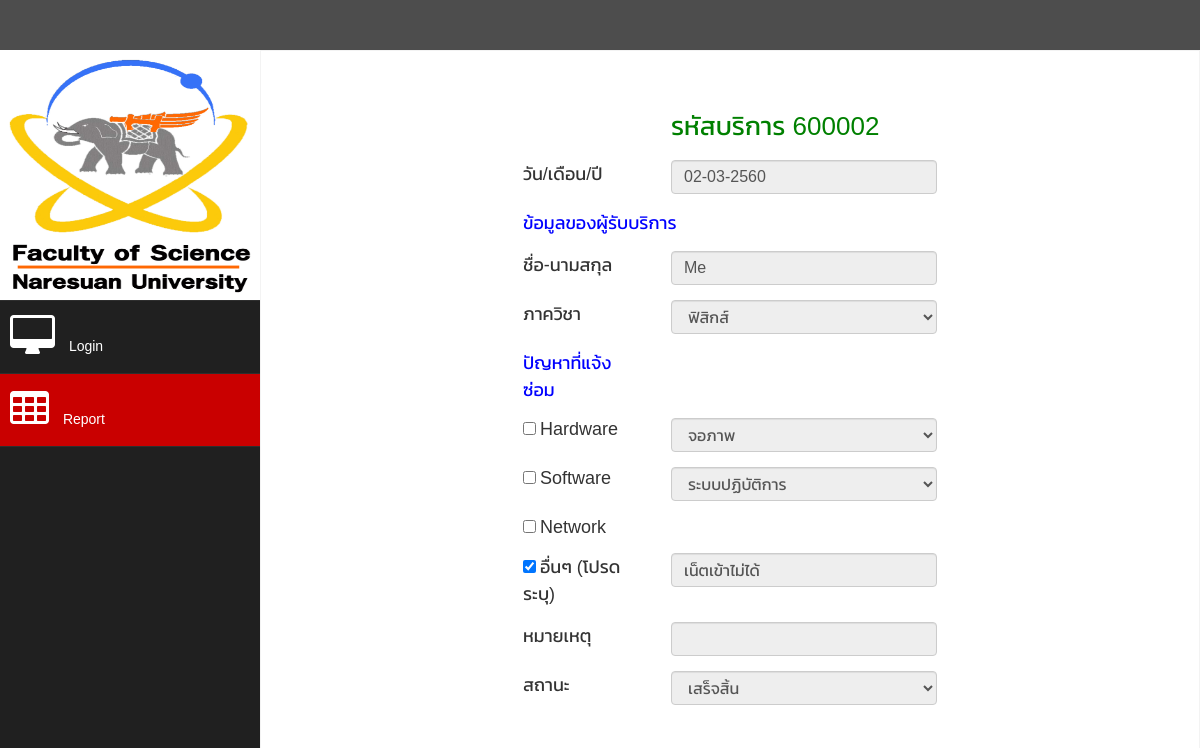
Page /www/rating/view_service.php?id=3 on the committed database.
### tables this page shows
CREATE TABLE `service` (
  `id` int(11) UNSIGNED NOT NULL,
  `service_code` varchar(255) NOT NULL,
  `full_name` varchar(255) NOT NULL,
  `major` varchar(255) NOT NULL,
  `created_at` varchar(255) NOT NULL
);

CREATE TABLE `problem` (
  `service_id` int(11) UNSIGNED NOT NULL,
  `hardware` varchar(255) DEFAULT NULL,
  `software` varchar(255) DEFAULT NULL,
  `network` varchar(255) DEFAULT NULL,
  `other` varchar(255) DEFAULT NULL,
  `note` varchar(255) DEFAULT NULL
);

CREATE TABLE `status` (
  `service_id` int(11) UNSIGNED NOT NULL,
  `status` varchar(255) NOT NULL
);

### www/rating/view_service.php (the view, shortened to what this page needs)
<?php
include "header.php";
include "navbarside.php";
include "process/config.php";
$service_id = $_GET["id"];
$sql = "SELECT * FROM service WHERE id = $service_id";
$result = $conn->query($sql);
while ($row = mysqli_fetch_assoc($result)) {
    $service_code = $row["service_code"];
    $full_name = $row["full_name"];
    $major = $row["major"];
    $created_at = $row["created_at"];
}
$sql = "SELECT * FROM problem WHERE service_id = $service_id";
$result = $conn->query($sql);
while ($row = mysqli_fetch_assoc($result)) {
    $hardware = $row["hardware"];
    $software = $row["software"];
    $network = $row["network"];
    $other = $row["other"];
    $note = $row["note"];
}
$sql = "SELECT * FROM status WHERE service_id = $service_id";
$result = $conn->query($sql);
while ($row = mysqli_fetch_assoc($result)) {
    $status = $row["status"];
}
?>
    <div class="row" style="margin-top: 20px;">
        <div class="col-md-2 col-md-offset-3">
        </div>
        <div class="col-md-4">
            <div class="form-group">
                <span style="font-size: 26px; color: green;">รหัสบริการ <?php echo $service_code; ?></span>
            </div>
        </div>
    </div>
    <div class="row">
        <div class="col-md-2 col-md-offset-3">
            <div class="form-group">
                <span style="font-size: 18px;">วัน/เดือน/ปี</span>
            </div>
        </div>
        <div class="col-md-4">
            <div class="form-group">
                <input type="text" class="datepicker form-control" name="date" style="font-size: 16px" value="<?php echo $created_at; ?>" required disabled></input>
            </div>
        </div>
    </div>
    <div class="row">
        <div class="col-xs-12 col-sm-12 col-md-3 col-md-offset-3">
            <div class="form-group">
                <span style="font-size: 18px; color: blue;">ข้อมูลของผู้รับบริการ</span>
            </div>
        </div>
    </div>
    <div class="row">
        <div class="col-md-2 col-md-offset-3">
            <div class="form-group">
                <span style="font-size: 18px;">ชื่อ-นามสกุล</span>
            </div>
        </div>
        <div class="col-md-4">
            <div class="form-group">
                <input type="text" class="form-control" name="full_name" id="full_name" style="font-size: 16px" value="<?php echo $full_name; ?>" required disabled>
            </div>
        </div>
    </div>
    <div class="row">
        <div class="col-md-2 col-md-offset-3">
            <div class="form-group">
                <span style="font-size: 18px;">ภาควิชา</span>
            </div>
        </div>
        <div class="col-md-4">
            <div class="form-group">
                <select name="major" id="" class="form-control" style="font-size: 16px" disabled>
                    <option value="ฟิสิกส์" <?php if ($major == "ฟิสิกส์") { echo "selected"; } ?> >
                        ฟิสิกส์
                    </option>
                </select>
            </div>
        </div>
    </div>
    <div class="row">
        <div class="col-xs-12 col-sm-12 col-md-2 col-md-offset-3">
            <div class="form-group">
                <span style="font-size: 18px; color: blue;">ปัญหาที่แจ้งซ่อม</span>
            </div>
        </div>
    </div>
    <div class="row">
        <div class="col-md-2 col-md-offset-3">
            <div class="form-group">
                <input type="checkbox" id="hardware_checkbox" <?php if (!empty($hardware)) { echo "checked"; } ?> > <span style="font-size: 18px;">Hardware</span>
            </div>
        </div>
        <div class="col-md-4">
            <div class="form-group">
                <select name="hardware_select" id="hardware_select" class="form-control" style="font-size: 16px" disabled>
                    <option value="จอภาพ" <?php if ($hardware == "จอภาพ") { echo "selected"; } ?> >
                        จอภาพ
                    </option>
                </select>
            </div>
        </div>
    </div>
    <div class="row">
        <div class="col-md-2 col-md-offset-3">
            <div class="form-group">
                <input type="checkbox" id="software_checkbox" <?php if (!empty($software)) { echo "checked"; } ?> > <span style="font-size: 18px;">Software</span>
            </div>
        </div>
        <div class="col-md-4">
            <div class="form-group">
                <select name="software_select" id="software_select" class="form-control" style="font-size: 16px" disabled>
                    <option value="ระบบปฏิบัติการ" <?php if ($software == "ระบบปฏิบัติการ") { echo "selected"; } ?> >
                        ระบบปฏิบัติการ
                    </option>
                </select>
            </div>
        </div>
    </div>
    <div class="row">
        <div class="col-md-2 col-md-offset-3">
            <div class="form-group">
                <input type="checkbox" id="network_checkbox" <?php if (!empty($network)) { echo "checked"; } ?> > <span style="font-size: 18px;">Network</span>
            </div>
        </div>
    </div>
    <div class="row">
        <div class="col-md-2 col-md-offset-3">
            <div class="form-group">
                <input type="checkbox" id="other_checkbox" <?php if (!empty($other)) { echo "checked"; } ?> > <span style="font-size: 18px;">อื่นๆ (โปรดระบุ)</span>
            </div>
        </div>
        <div class="col-md-4">
            <div class="form-group">
                <input type="text" class="form-control" name="other" id="other" style="font-size: 16px" value="<?php if (!empty($other)) { echo $other; } ?>" disabled>
            </div>
        </div>
    </div>
    <div class="row">
        <div class="col-md-2 col-md-offset-3">
            <div class="form-group">
                <span style="font-size: 18px;">หมายเหตุ</span>
            </div>
        </div>
        <div class="col-md-4">
            <div class="form-group">
                <input type="text" class="form-control" name="note" value="<?php echo $note; ?>" style="font-size: 16px" disabled>
            </div>
        </div>
    </div>
    <div class="row">
        <div class="col-md-2 col-md-offset-3">
            <div class="form-group">
                <span style="font-size: 18px;">สถานะ</span>
            </div>
        </div>
        <div class="col-md-4">
            <div class="form-group">
                <select name="status_select" id="status_select" class="form-control" style="font-size: 16px" disabled>
                    <option value="เสร็จสิ้น" <?php if ($status == "เสร็จสิ้น") { echo "selected"; } ?> >
                        เสร็จสิ้น
                    </option>
                </select>
            </div>
        </div>
    </div>
<?php include "footer.php"; ?>

### www/rating/assets/css/custom.css (style rules this page uses)
body { font-family: 'Open Sans', sans-serif; }

### www/rating/header.php (style rules this page uses)
body { font-family: 'Kanit', sans-serif; }

### rows in the picture
service: service_code "600002", date "02-03-2560", full_name "Me", major "ฟิสิกส์"
problem: other "เน็ตเข้าไม่ได้"
status: status_select "เสร็จสิ้น"
